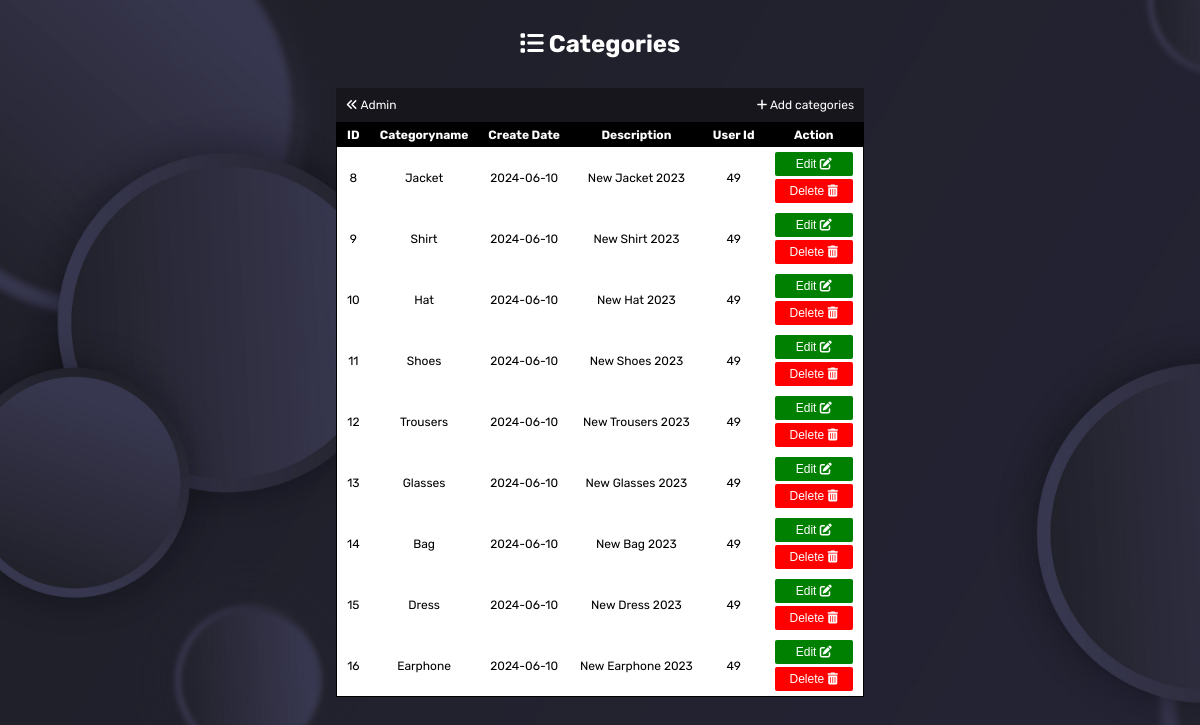
Page /admin/actions-data/categories/admin-categories.php (signed in) on the committed database.
### tables this page shows
CREATE TABLE `categories` (
  `id` int(11) NOT NULL,
  `categoryname` varchar(100) NOT NULL,
  `createdate` date NOT NULL,
  `description` varchar(100) NOT NULL,
  `userid` int(11) NOT NULL
);

### admin/actions-data/categories/admin-categories.php (the view, shortened to what this page needs)
<!DOCTYPE html>
<html lang="en">
<head>
    <link rel="stylesheet" href="../../../assets/css/management.css">
    <link rel="stylesheet" href="https://cdnjs.cloudflare.com/ajax/libs/font-awesome/6.4.2/css/all.min.css">
    <link rel="stylesheet" href="https://cdn.jsdelivr.net/npm/sweetalert2@10.16.6/dist/sweetalert2.min.css">
</head>
<body>
    <div>
        <h1><i class="fa-solid fa-list"></i> Categories</h1>
        <div class="admin-actions">
            <a href="../../admin.php"><i class="fa-solid fa-angles-left"></i> Admin</a>
            <a href="./add-categories.php"><i class="fa-solid fa-plus"></i> Add categories</a>
        </div>
        <table class="view">
            <tr class="indent">
                <td>ID</td>
                <td>Categoryname</td>
                <td>Create Date</td>
                <td>Description</td>
                <td>User Id</td>
                <td>Action</td>
            </tr>
            <?php
            require '../auth-role-admin.php';
            $query = " SELECT * FROM categories";
            $results = mysqli_query($conn, $query);
            while ($row = mysqli_fetch_array($results)){
                ?>
                <tr>
                    <td><?php echo $row['id'] ?></td>
                    <td><?php echo $row['categoryname'] ?></td>
                    <td><?php echo $row['createdate'] ?></td>
                    <td><?php echo $row['description'] ?></td>
                    <td><?php echo $row['userid'] ?></td>
                    <td class="actions">
                        <a href="../categories/edit-categories.php?id=<?php echo $row['id']?>"><button class="edit">Edit <i class="fa-solid fa-pen-to-square"></i> </button></a>
                        <a onclick=" return confirm('Bạn muốn xóa ?') " href="../categories/delete-categories.php?id=<?php echo $row['id']?>"><button class="delete">Delete <i class="fa-solid fa-trash-can"></i></button></a>
                    </td>
                </tr>
                <?php
            }
            ?>
        </table>
    </div>
</body>
</html>

### assets/css/management.css (style rules this page uses)
* { padding: 0; margin: 0; }
body { display: flex; font-size: 12px; justify-content: center; font-family: 'Rubik', sans-serif; background-color: black; background-image: url('../images/background-admin.jpg'); background-size: cover; background-repeat: no-repeat; height: 100vh; }
h1 { text-align: center; color: rgb(255, 255, 255); }
body > div { margin-top: 30px; }
.admin-actions { display: flex; justify-content: space-between; background-color: #16161c; padding: 10px; margin-top: 30px; }
.admin-actions a { color: white; text-decoration: none; }
table.view { border-color: black; background-color: white; }
table.view tr { align-items: center; }
table { width: 100%; border: 1px solid ; padding: 10px 0px; border-collapse: collapse; }
.indent td { background-color: black; color: white; margin: 2px 2px; font-weight: bold; }
td { padding: 5px 10px; text-align: center; overflow: hidden; text-wrap: wrap; }
td.actions { display: grid; grid-template-columns: auto; gap: 3px; }
.actions a button { width: 100%; padding: 5px 15px; border: none; font-size: 12px; color: white; cursor: pointer; }
.actions a button.edit { background-color: green; border-radius: 2px; }
.actions a button.delete { background-color: red; border-radius: 2px; }

### rows in the picture
categories: id "8", categoryname "Jacket", createdate "2024-06-10", description "New Jacket 2023", userid "49"
categories: id "9", categoryname "Shirt", createdate "2024-06-10", description "New Shirt 2023", userid "49"
categories: id "10", categoryname "Hat", createdate "2024-06-10", description "New Hat 2023", userid "49"
categories: id "11", categoryname "Shoes", createdate "2024-06-10", description "New Shoes 2023", userid "49"
categories: id "12", categoryname "Trousers", createdate "2024-06-10", description "New Trousers 2023", userid "49"
categories: id "13", categoryname "Glasses", createdate "2024-06-10", description "New Glasses 2023", userid "49"
categories: id "14", categoryname "Bag", createdate "2024-06-10", description "New Bag 2023", userid "49"
categories: id "15", categoryname "Dress", createdate "2024-06-10", description "New Dress 2023", userid "49"
categories: id "16", categoryname "Earphone", createdate "2024-06-10", description "New Earphone 2023", userid "49"
